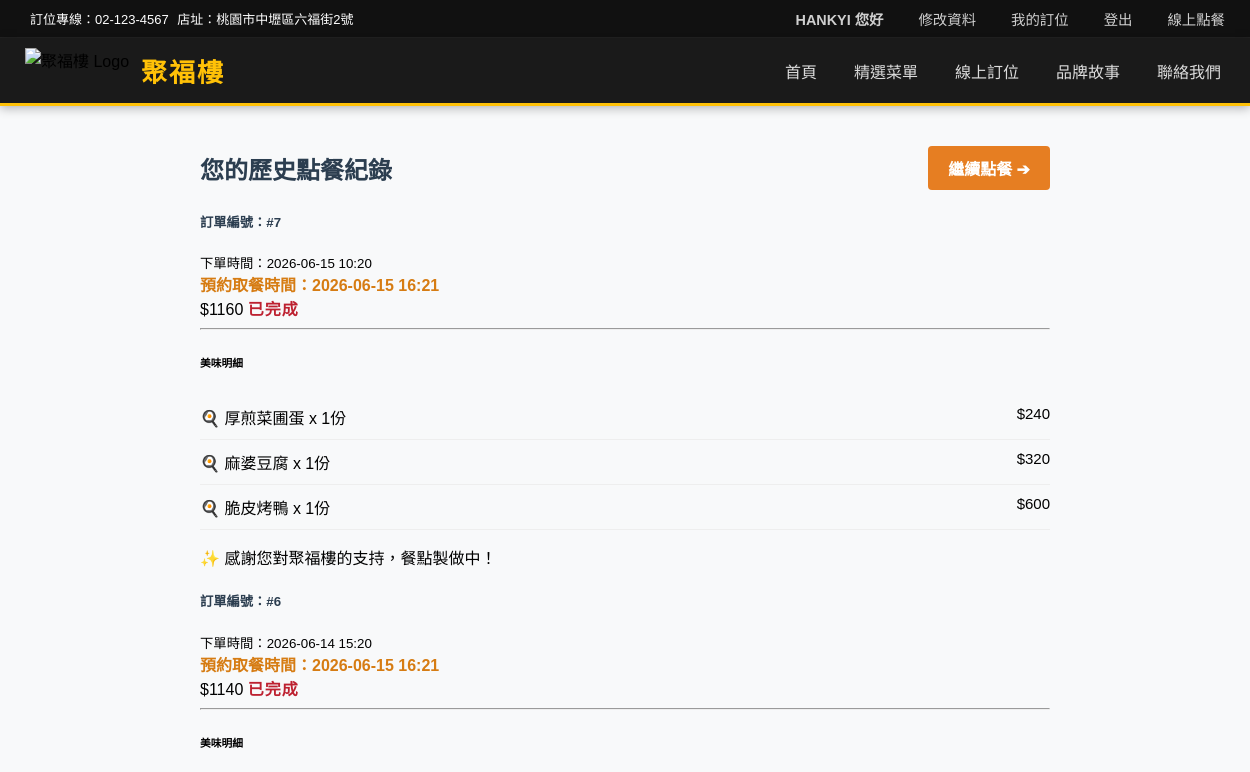
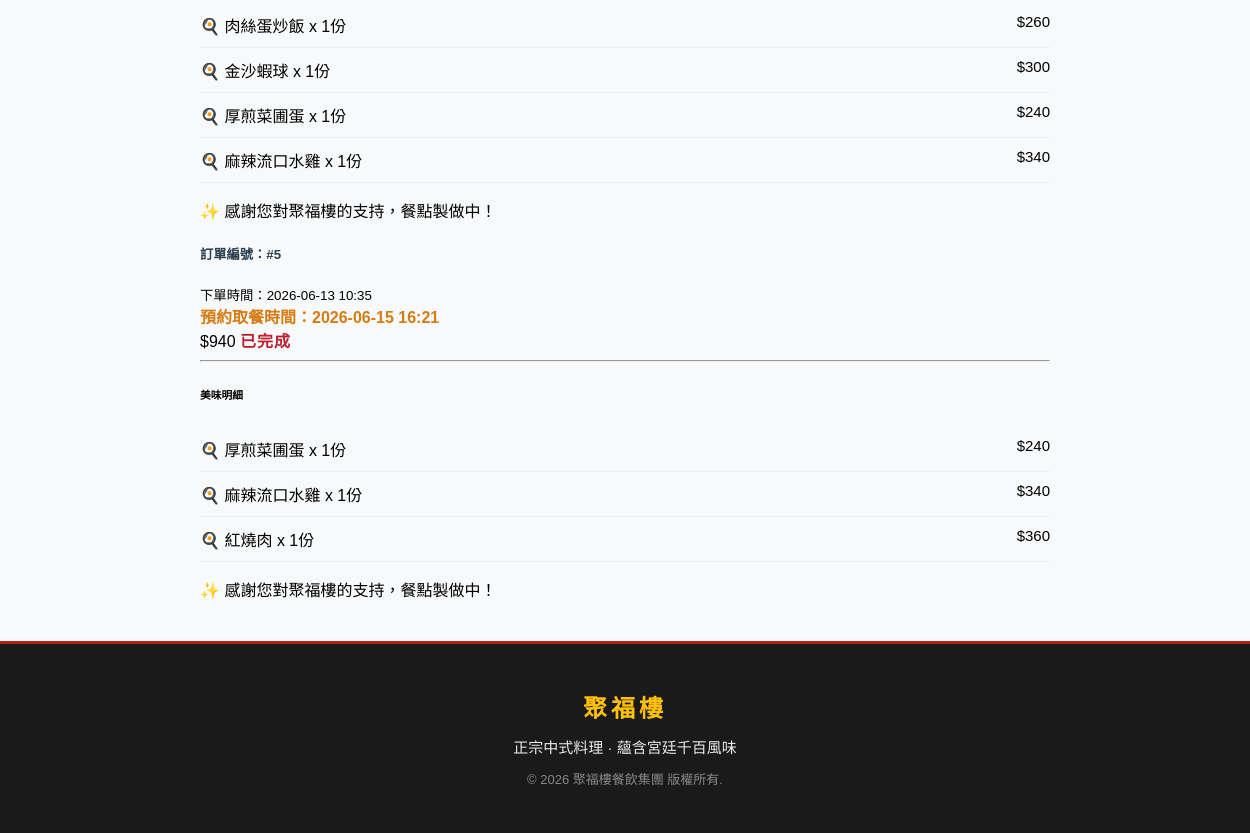
/order_history/ (signed in), run on an earlier commit of the app's database (2 pictures, top to bottom).
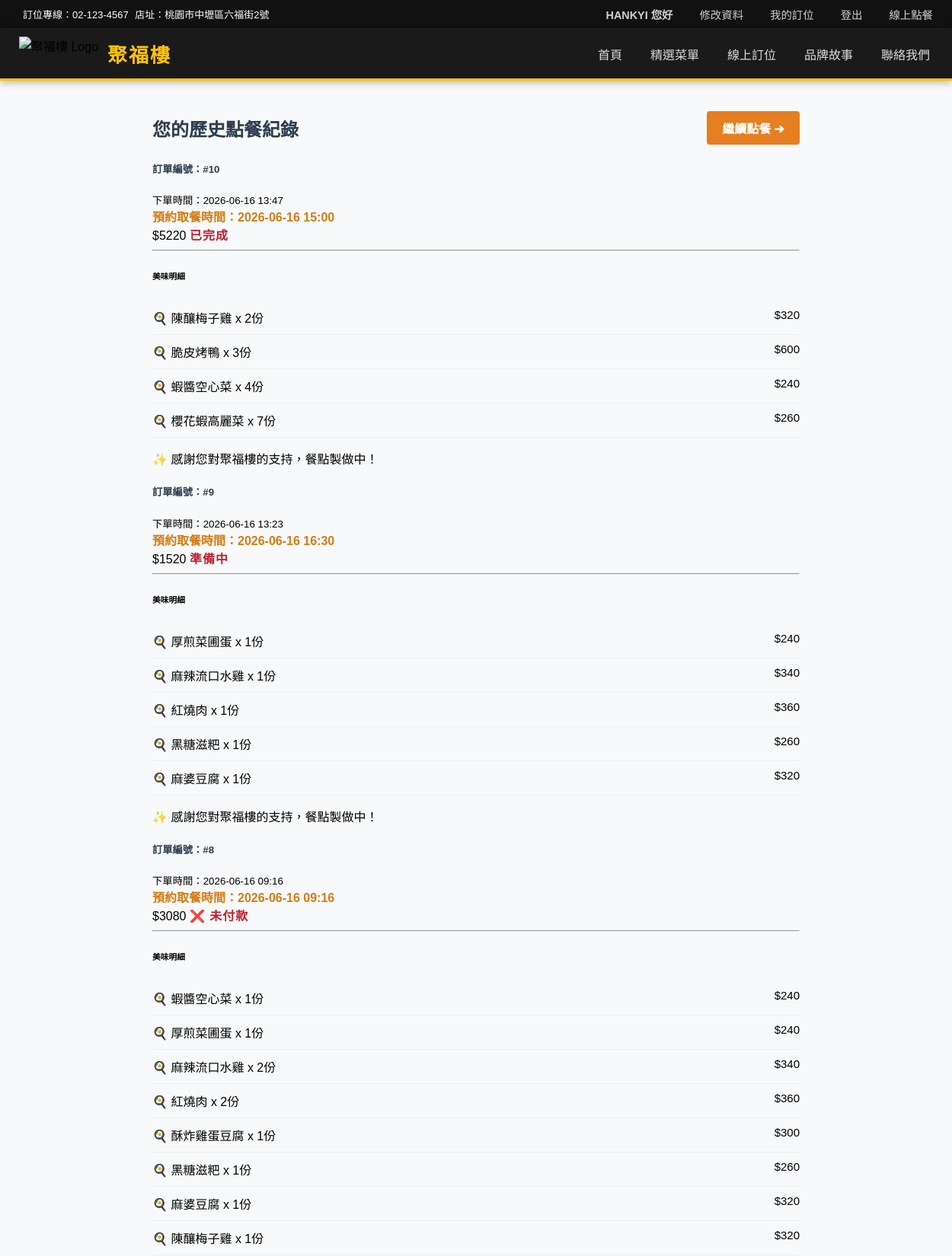
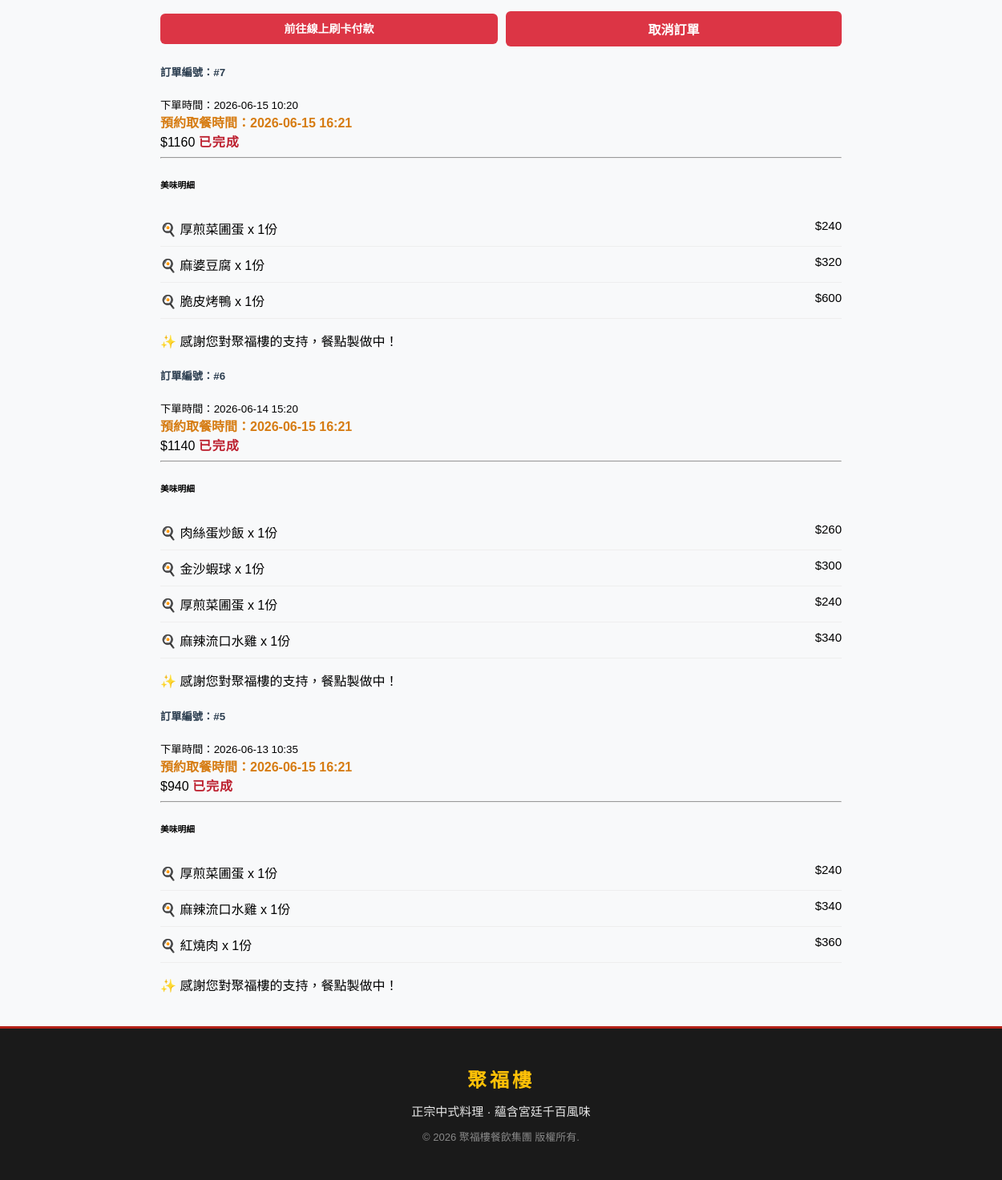
And on a later commit of the database (2 pictures, top to bottom).
### myapp/models.py (models this page shows)
class Order(models.Model):
    STATUS_CHOICES =[
        ('pending','未付款'),
        ('paid','已付款/準備中'),
        ('completed','已完成'),
        ('cancelled','已取消'),
    ]
    member = models.ForeignKey(CustomMember,on_delete=models.CASCADE,verbose_name="會員")
    total_amount= models.IntegerField(verbose_name="總金額")
    status = models.CharField(max_length=20,choices=STATUS_CHOICES,default='pending',verbose_name='頂單狀態')
    created_at = models.DateTimeField(auto_created=True,verbose_name='訂單時間')
    merchant_trade_no = models.CharField(max_length=50,unique=True,blank=True,null=True)
    pickup_time = models.DateTimeField(blank=False, null=False, default=timezone.now,verbose_name="預約取餐時間")
    created_at = models.DateTimeField(auto_now_add=True)

class OrderItem(models.Model):
    order =models.ForeignKey(Order,on_delete=models.CASCADE,related_name='items',verbose_name='訂單')
    item_name=models.CharField(max_length=100,verbose_name="餐點名稱(快照)")
    price = models.IntegerField(verbose_name="購買時價格")
    quantity = models.PositiveIntegerField(verbose_name="數量")

### myapp/views.py (the view)
# urls.py: path('order_history/',views.order_history,name='order_history'),
@login_required(login_url='/user_login/') # 🛡️ 官方防禦：沒登入直接踢走，登入了就絕對放行！
def order_history(request):
    member = request.user
    orders = Order.objects.filter(member=member).order_by('-created_at')
    print(f"=== [歷史訂單偵錯] 成功幫 {member.username} 撈到 {orders.count()} 筆訂單！ ===")
    return render(request, 'order_history.html', {'orders': orders})

### templates/order_history.html (shortened to what this page needs)
{% extends 'base.html' %}
{% load static %}
{% block extra_css %}
<link rel="stylesheet" href="{% static 'css/order_history.css' %}">
{% endblock %}
{% block content %}
<div class="order-container">
    <div class="top-bar">
        <h2 class="page-title"> 您的歷史點餐紀錄</h2>
        <a href="{% url 'order_online' %}" class="btn-continue-order">繼續點餐 ➔</a>
    </div>
    {% if orders %}
        {% for order in orders %}
        <div class="order-card">
            <div class="order-header">
                <div class="order-info-left">
                    <h5 class="order-id">訂單編號：#{{ order.id }}</h5>
                    <small class="order-date">下單時間：{{ order.created_at|date:"Y-m-d H:i" }}</small>
                    <br>
                    <strong class="text-primary" style="color: #d67c13;">
                        預約取餐時間：{{ order.pickup_time|date:"Y-m-d H:i" }}
                    </strong>
                </div>
                <div class="order-info-right">
                    <span class="order-price">${{ order.total_amount }}</span>
                    {% if order.status == 'paid' %}
                        <span class="status-tag preparing"> 準備中</span>
                    {% elif order.status == 'completed' %}
                        <span class="status-tag completed"> 已完成</span>
                    {% else %}
                        <span class="status-tag unpaid">❌ 未付款</span>
                    {% endif %}
                </div>
            </div>
            <hr>
            <div class="order-details">
                <h6 class="details-title">美味明細</h6>
                <ul class="item-list">
                    {% for item in order.items.all %}
                        <li class="item-row">
                            <span>🍳 {{ item.item_name }} x {{ item.quantity }}份</span>
                            <span class="item-price">${{ item.price }}</span>
                        </li>
                    {% empty %}
                        <li class="empty-items">（無菜品明細資料）</li>
                    {% endfor %}
                </ul>
            </div>
            <div class="order-actions" style="display: flex; gap: 10px;">
                {% if order.status != 'paid' and order.status != 'completed' %}
                    <a href="{% url 'go_to_pay' order.id %}" class="btn-pay" style="flex: 1; text-align: center;">
                        前往線上刷卡付款
                    </a>
                    <a href="{% url 'delete_order' order.id %}"
                    onclick="return confirm('確定要取消並刪除這筆訂單嗎？');"
                    class="btn-delete"
                    style="background-color: #dc3545; color: white; padding: 10px 15px; text-decoration: none; border-radius: 6px; font-weight: bold; flex: 1; text-align: center;">
                        取消訂單
                    </a>
                {% else %}
                    <span class="thanks-text">✨ 感謝您對聚福樓的支持，餐點製做中！</span>
                {% endif %}
            </div>
        </div>
        {% endfor %}
    {% else %}
        <div class="empty-order-state">
            <p>您在聚福樓還沒有任何點餐紀錄喔！</p>
        </div>
    {% endif %}
</div>
{% endblock %}

What changed in the data, as far as the page shows it:
added Order: id "10", created_at "2026-06-16 13:47", pickup_time "2026-06-16 15:00", total_amount "5220", status "已完成"
added OrderItem: item_name "陳釀梅子雞", quantity "2", price "320", shown under "10"
added OrderItem: item_name "脆皮烤鴨", quantity "3", price "600", shown under "10"
added OrderItem: item_name "蝦醬空心菜", quantity "4", price "240", shown under "10"
added OrderItem: item_name "櫻花蝦高麗菜", quantity "7", price "260", shown under "10"
added Order: id "9", created_at "2026-06-16 13:23", pickup_time "2026-06-16 16:30", total_amount "1520", status "準備中"
added OrderItem: item_name "厚煎菜圃蛋", quantity "1", price "240", shown under "9"
added OrderItem: item_name "麻辣流口水雞", quantity "1", price "340", shown under "9"
added OrderItem: item_name "紅燒肉", quantity "1", price "360", shown under "9"
added OrderItem: item_name "黑糖滋粑", quantity "1", price "260", shown under "9"
added OrderItem: item_name "麻婆豆腐", quantity "1", price "320", shown under "9"
added Order: id "8", created_at "2026-06-16 09:16", pickup_time "2026-06-16 09:16", total_amount "3080", status "❌ 未付款"
added OrderItem: item_name "蝦醬空心菜", quantity "1", price "240", shown under "8"
added OrderItem: item_name "厚煎菜圃蛋", quantity "1", price "240", shown under "8"
added OrderItem: item_name "麻辣流口水雞", quantity "2", price "340", shown under "8"
added OrderItem: item_name "紅燒肉", quantity "2", price "360", shown under "8"
added OrderItem: item_name "酥炸雞蛋豆腐", quantity "1", price "300", shown under "8"
added OrderItem: item_name "黑糖滋粑", quantity "1", price "260", shown under "8"
added OrderItem: item_name "麻婆豆腐", quantity "1", price "320", shown under "8"
added OrderItem: item_name "陳釀梅子雞", quantity "1", price "320", shown under "8"
